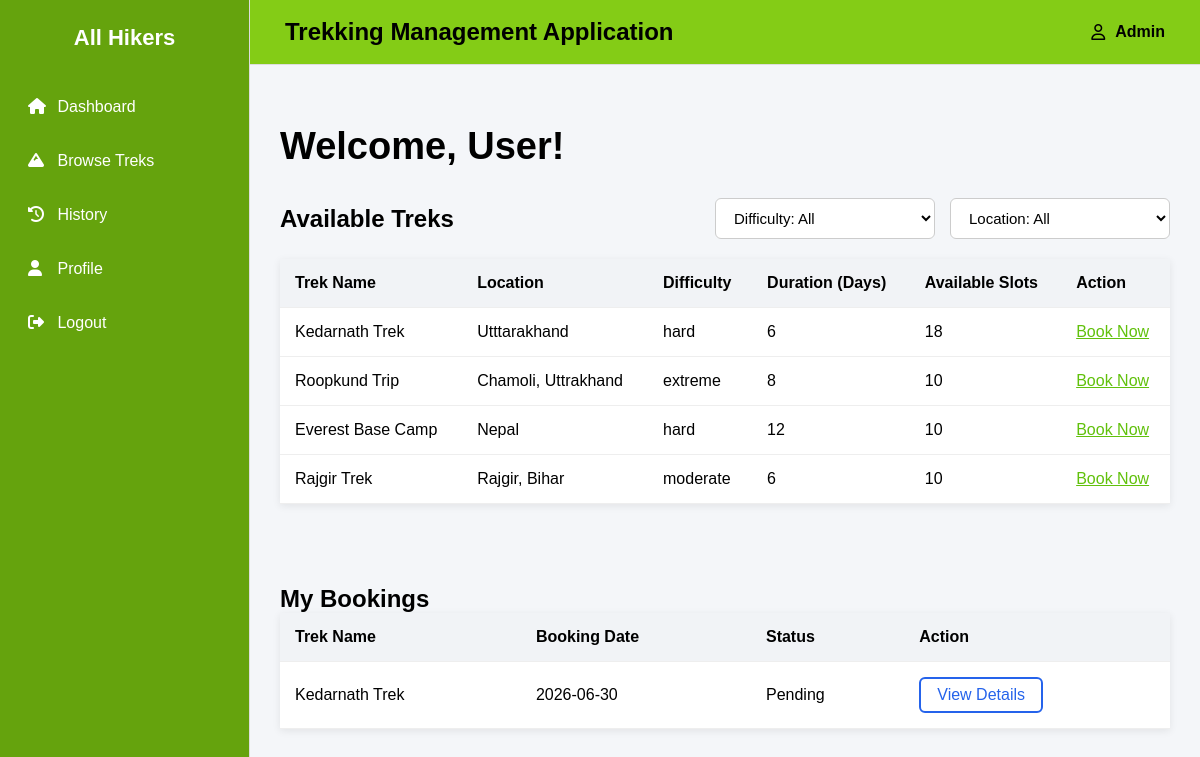
Page /user_dashboard?id=3 on the earlier database version.
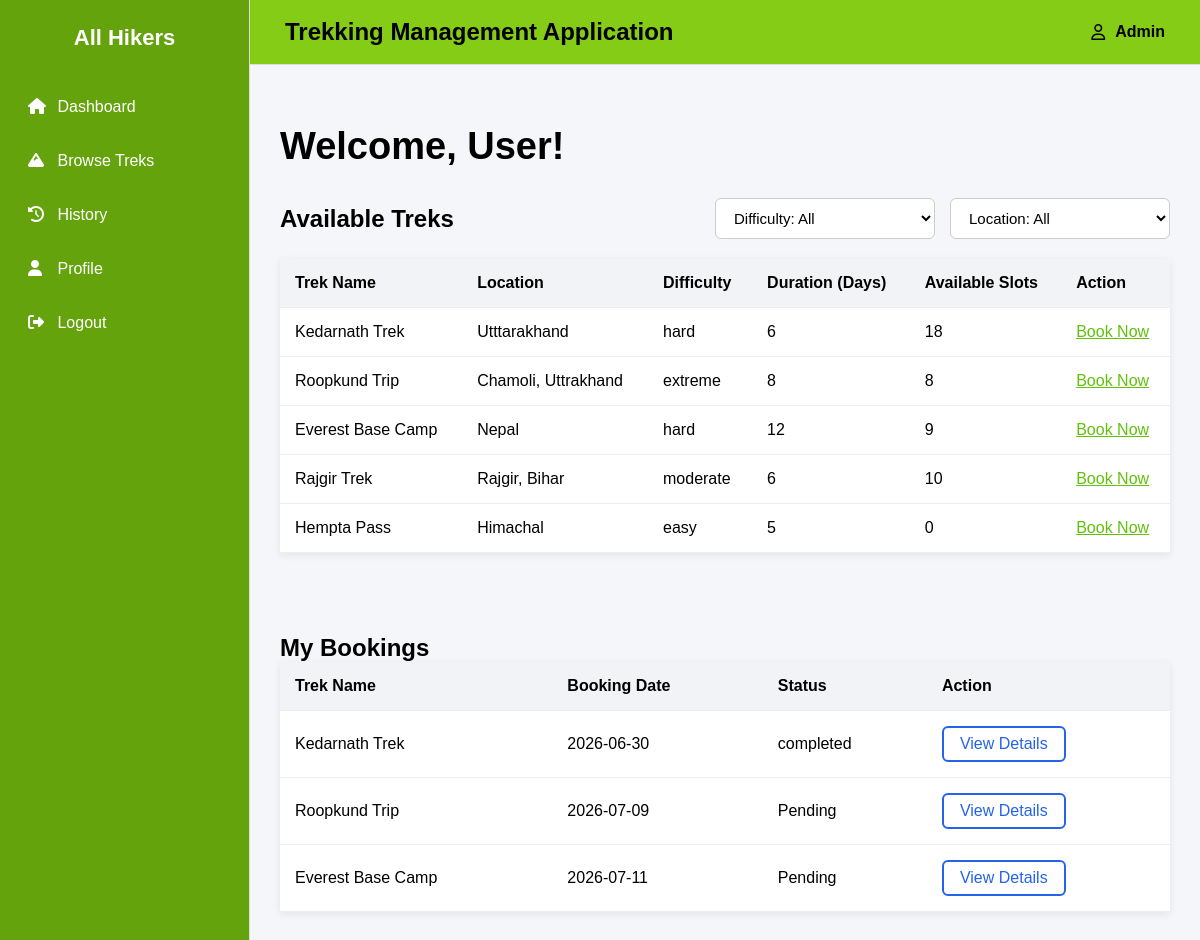
Same page on the later database version.
### backend/models.py (models this page shows)
class Trek(db.Model):
    __tablename__="trek"
    id = db.Column(db.Integer,primary_key=True)
    trek_name = db.Column(db.String,nullable=False)
    location = db.Column(db.String,nullable=False)
    difficulty = db.Column(db.String,nullable=False)
    duration_days = db.Column(db.Integer,nullable=False)
    available_slots = db.Column(db.Integer,nullable=False)
    assigned_staff_id = db.Column(db.Integer, db.ForeignKey("staff_profile.id"),nullable=True)
    status = db.Column(db.String,default="Available")
    start_date = db.Column(db.Date,nullable=False)
    end_date = db.Column(db.Date,nullable=False)
    bookings=db.relationship("Booking",cascade="all,delete",backref="trek",lazy=True) #Trek can access all of its bookings

class Booking(db.Model):
    __tablename__="booking"
    id=db.Column(db.Integer,primary_key=True)
    booking_status=db.Column(db.String,default="Pending")
    booking_date=db.Column(db.Date,nullable=False)
    payment_status=db.Column(db.String,default="Pending")
    user_id=db.Column(db.Integer, db.ForeignKey("users.id"),nullable=False)
    trek_id=db.Column(db.Integer, db.ForeignKey("trek.id"),nullable=False)

### backend/controllers.py (the view)
@auth_bp.route('/user_dashboard')
def user_dashboard():
    user_id = request.args.get('id')
    treks = Trek.query.all()      # Add new Trek (save clik) data will show in user_dashboard also due to this
    bookings = db.session.query(Booking, Trek).join(Trek, Booking.trek_id == Trek.id).filter(Booking.user_id == user_id).all()
    return render_template('user_dashboard.html', treks=treks, bookings=bookings)

### templates/user_dashboard.html (shortened to what this page needs)
{% extends "base.html" %}
{% block content %}
<h1 class="page-title">
    Welcome, {{ session.get('username', 'User') }}!
</h1>
<div class="section">
    <div class="section-header">
        <h2>Available Treks</h2>
        <div class="filters">
            <select>
                <option>Difficulty: All</option>
            </select>
            <select>
                <option>Location: All</option>
            </select>
        </div>
    </div>
    {% if treks %}
    <table class="task-table">
        <thead>
            <tr>
                <th>Trek Name</th>
                <th>Location</th>
                <th>Difficulty</th>
                <th>Duration (Days)</th>
                <th>Available Slots</th>
                <th>Action</th>
            </tr>
        </thead>
        <tbody>
            {% for trek in treks %}
            <tr>
                <td>{{ trek.trek_name }}</td>
                <td>{{ trek.location }}</td>
                <td>{{ trek.difficulty }}</td>
                <td>{{ trek.duration_days }}</td>
                <td>{{ trek.available_slots }}</td>
                <td>
                    <a href="{{ url_for('auth.book_trek', trek_id=trek.id) }}" style="color:#61c10c">Book Now</a>
                </td>
            </tr>
            {% endfor %}
        </tbody>
    </table>
    {% else %}
        <p>No Available Treks yet.</p>
    {% endif %}
</div>
<br><br>
<div class="section">
    <h2>My Bookings</h2>
    <table>
        <thead>
            <tr>
                <th>Trek Name</th>
                <th>Booking Date</th>
                <th>Status</th>
                <th>Action</th>
            </tr>
        </thead>
    {% for booking, trek in bookings %}
        <tr>
            <td>{{ trek.trek_name }}</td>
            <td>{{ booking.booking_date }}</td>
            <td>{{ booking.booking_status }}</td>
            <td>
                <a href="{{ url_for('auth.trek_details', trek_id=trek.id) }}" class="btn-outline">View Details</a>
            </td>
        </tr>
    {% endfor %}
    </table>
</div>
{% endblock %}

Differences in the rows shown:
changed Trek "Roopkund Trip": available_slots "10" → "8"
changed Trek "Everest Base Camp": available_slots "10" → "9"
added Trek: trek_name "Hempta Pass", location "Himachal", difficulty "easy", duration_days "5", available_slots "0"
changed Booking "Kedarnath Trek": booking_status "Pending" → "completed"
added Booking: trek_name "Roopkund Trip", booking_date "2026-07-09", booking_status "Pending"
added Booking: trek_name "Everest Base Camp", booking_date "2026-07-11", booking_status "Pending"
